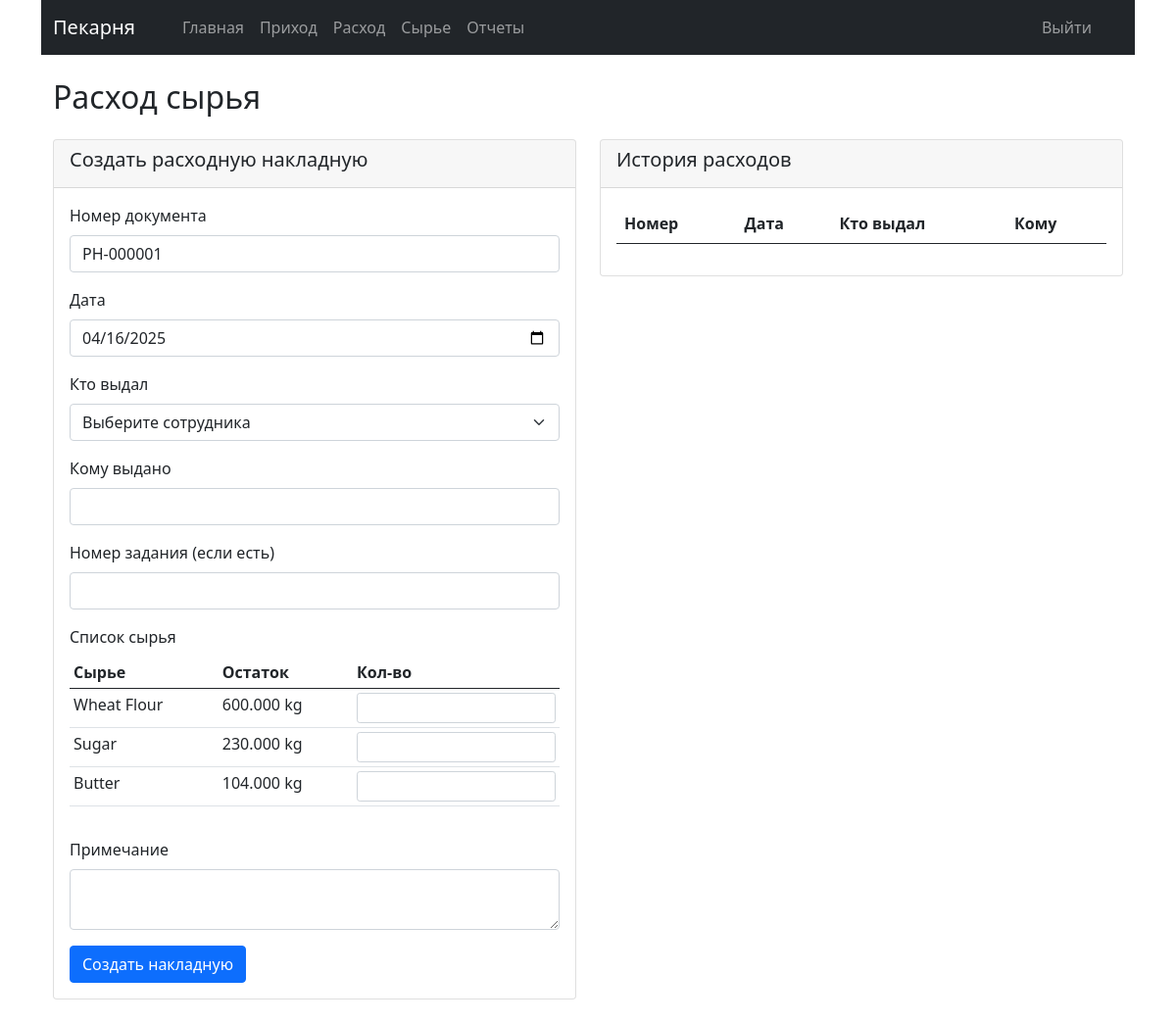
/index.php/storekeeper/rashod, run on the app's committed database.
### tables this page shows
CREATE TABLE `Ingredients` (
  `ingredient_id` int NOT NULL,
  `name` varchar(100) NOT NULL,
  `unit_of_measure` varchar(20) NOT NULL,
  `current_stock` decimal(10,3) NOT NULL DEFAULT '0.000',
  `min_stock` decimal(10,3) NOT NULL DEFAULT '0.000',
  `cost_per_unit` decimal(10,2) DEFAULT NULL,
  `is_active` tinyint(1) DEFAULT '1'
);

### application/controllers/Storekeeper.php (called while the page is built, shortened)
<?php
class Storekeeper extends CI_Controller {
    public function __construct() {
        $this->load->model('Ingredient_model');
        $this->load->model('Recipe_model');
        $this->load->model('Report_model');
        $this->load->model('User_model');
        $this->load->model('Consumption_model');
    }
    public function rashod() {
        $data['page_title'] = 'Расход сырья';
        $data['ingredients'] = $this->Ingredient_model->get_ingredients_with_stock();
        $data['consumptions'] = $this->Consumption_model->get_consumptions();
        $data['staff'] = $this->User_model->get_active_users();
        $this->load->view('templates/head.php', $data);
        $this->load->view('templates/navbar_storekeeper.php');
        $this->load->view('storekeeper/rashod.php', $data);
        $this->load->view('templates/footer.php');
    }
}

### index.php (called while the page is built, shortened)
<?php
require_once BASEPATH.'core/CodeIgniter.php';

### application/models/Consumption_model.php (called while the page is built, shortened)
<?php
class Consumption_model extends CI_Model {
    public function get_consumptions() {
        $this->db->select('ic.*, u.full_name as issued_by_name');
        $this->db->from('IngredientConsumptions ic');
        $this->db->join('Users u', 'u.user_id = ic.issued_by');
        $this->db->order_by('ic.date', 'DESC');
        return $this->db->get()->result_array();
    }
    public function get_next_document_number() {
        $this->db->select_max('document_number');
        $query = $this->db->get('IngredientConsumptions');
        $result = $query->row_array();
        return 'РН-000001';
    }
}

### application/models/Ingredient_model.php (called while the page is built, shortened)
<?php
class Ingredient_model extends CI_Model {
    public function get_ingredients_with_stock() {
        $this->db->where('is_active', 1);
        $this->db->where('current_stock >', 0);
        $query = $this->db->get('Ingredients');
        return $query->result_array();
    }
}
?>

### application/views/storekeeper/rashod.php (the view, shortened to what this page needs)
<div class="container mt-4">
    <h2 class="mb-4">Расход сырья</h2>
    <div class="row">
        <div class="col-md-6">
            <div class="card mb-4">
                <div class="card-header">
                    <h5>Создать расходную накладную</h5>
                </div>
                <div class="card-body">
                    <form action="<?php echo site_url('Storekeeper/create_consumption'); ?>" method="post">
                        <div class="mb-3">
                            <label for="document_number" class="form-label">Номер документа</label>
                            <input type="text" class="form-control" id="document_number" name="document_number"
                                   value="<?php echo $this->Consumption_model->get_next_document_number(); ?>" required>
                        </div>
                        <div class="mb-3">
                            <label for="date" class="form-label">Дата</label>
                            <input type="date" class="form-control" id="date" name="date"
                                   value="<?php echo date('Y-m-d'); ?>" required>
                        </div>
                        <div class="mb-3">
                            <label for="issued_by" class="form-label">Кто выдал</label>
                            <select class="form-select" id="issued_by" name="issued_by" required>
                                <option value="">Выберите сотрудника</option>
                            </select>
                        </div>
                        <div class="mb-3">
                            <label for="issued_to" class="form-label">Кому выдано</label>
                            <input type="text" class="form-control" id="issued_to" name="issued_to" required>
                        </div>
                        <div class="mb-3">
                            <label for="task_id" class="form-label">Номер задания (если есть)</label>
                            <input type="number" class="form-control" id="task_id" name="task_id">
                        </div>
                        <div class="mb-3">
                            <label class="form-label">Список сырья</label>
                            <div class="table-responsive">
                                <table class="table table-sm">
                                    <thead>
                                        <tr>
                                            <th>Сырье</th>
                                            <th>Остаток</th>
                                            <th>Кол-во</th>
                                        </tr>
                                    </thead>
                                    <tbody>
                                        <?php foreach($ingredients as $ingredient): ?>
                                        <tr>
                                            <td>
                                                <?php echo $ingredient['name']; ?>
                                            </td>
                                            <td><?php echo $ingredient['current_stock'] . ' ' . $ingredient['unit_of_measure']; ?></td>
                                            <td>
                                                <input type="number" name="quantity[<?php echo $ingredient['ingredient_id']; ?>]"
                                                       class="form-control form-control-sm" min="0"
                                                       max="<?php echo $ingredient['current_stock']; ?>" step="0.001">
                                            </td>
                                        </tr>
                                        <?php endforeach; ?>
                                    </tbody>
                                </table>
                            </div>
                        </div>
                        <div class="mb-3">
                            <label for="notes" class="form-label">Примечание</label>
                            <textarea class="form-control" id="notes" name="notes" rows="2"></textarea>
                        </div>
                        <button type="submit" class="btn btn-primary">Создать накладную</button>
                    </form>
                </div>
            </div>
        </div>
        <div class="col-md-6">
            <div class="card">
                <div class="card-header">
                    <h5>История расходов</h5>
                </div>
                <div class="card-body">
                    <div class="table-responsive">
                        <table class="table table-striped">
                            <thead>
                                <tr>
                                    <th>Номер</th>
                                    <th>Дата</th>
                                    <th>Кто выдал</th>
                                    <th>Кому</th>
                                </tr>
                            </thead>
                        </table>
                    </div>
                </div>
            </div>
        </div>
    </div>
</div>

### data on the page
ingredients: name "Wheat Flour", current_stock "600.000", unit_of_measure "kg"
ingredients: name "Sugar", current_stock "230.000", unit_of_measure "kg"
ingredients: name "Butter", current_stock "104.000", unit_of_measure "kg"
